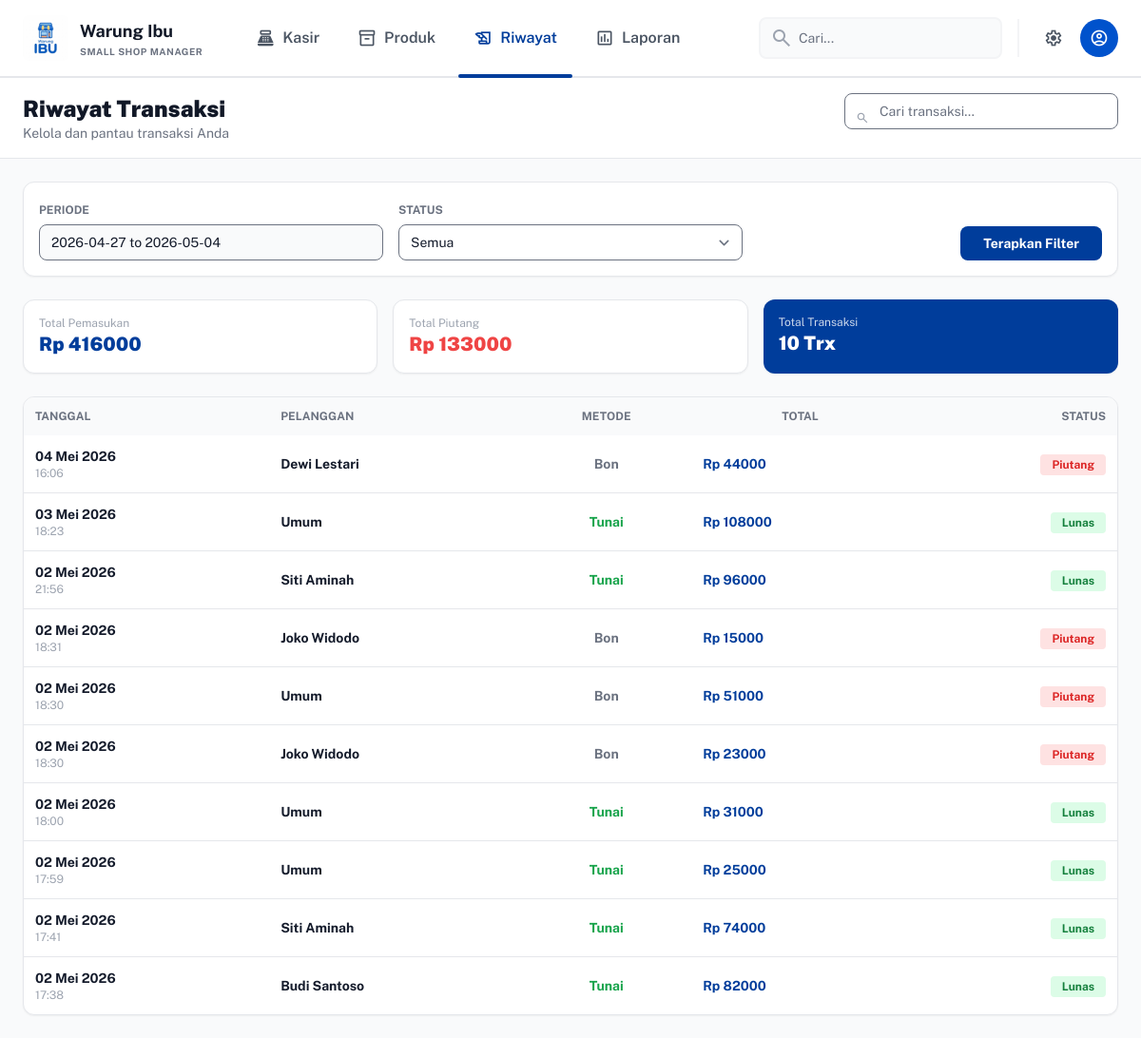
The page /riwayat/ on the database its author committed.
### core/models.py (models this page shows, shortened)
class Transaksi(models.Model):
    STATUS_CHOICES = (
        ('bayar', 'Bayar'),
        ('nanti', 'Nanti'),
    )
    tanggal = models.DateTimeField(default=timezone.now)
    customer = models.ForeignKey(Customer, on_delete=models.SET_NULL, null=True, blank=True)
    total = models.DecimalField(max_digits=12, decimal_places=0, default=0)
    status = models.CharField(max_length=10, choices=STATUS_CHOICES, default='bayar')
    def __str__(self):
        cust_name = self.customer.nama if self.customer else "Umum"
        return f"Trx {self.id} - {cust_name} - Rp{self.total}"

class Customer(models.Model):
    nama = models.CharField(max_length=100)
    no_hp = models.CharField(max_length=20, blank=True, null=True)

### core/views.py (the view, shortened to what this page needs)
# urls.py: path('riwayat/', views.riwayat_transaksi, name='riwayat'),
def riwayat_transaksi(request):
    today = timezone.localtime().date()
    status_filter = request.GET.get('status', 'semua')
    date_range_str = request.GET.get('date_range')
    transaksi = Transaksi.objects.all()
    if date_range_str and ' - ' in date_range_str:
        try:
            start_str, end_str = date_range_str.split(' - ')
            start = datetime.strptime(start_str, '%Y-%m-%d').date()
            end = datetime.strptime(end_str, '%Y-%m-%d').date()
        except ValueError:
            start = today - timedelta(days=7)
            end = today
            date_range_str = f"{start.strftime('%Y-%m-%d')} to {end.strftime('%Y-%m-%d')}"
    else:
        start = today - timedelta(days=7)
        end = today
        date_range_str = f"{start.strftime('%Y-%m-%d')} to {end.strftime('%Y-%m-%d')}"
    start_dt = timezone.make_aware(datetime.combine(start, datetime.min.time()))
    end_dt = timezone.make_aware(datetime.combine(end, datetime.max.time()))
    transaksi = transaksi.filter(tanggal__range=[start_dt, end_dt])
    print(transaksi)
    if status_filter == 'lunas':
        transaksi = transaksi.filter(status='bayar')
    elif status_filter == 'piutang':
        transaksi = transaksi.filter(status='nanti')
    transaksi = transaksi.order_by('-tanggal')
    total_pemasukan = transaksi.filter(status='bayar').aggregate(Sum('total'))['total__sum'] or 0
    total_piutang = transaksi.filter(status='nanti').aggregate(Sum('total'))['total__sum'] or 0
    context = {
        'transaksi_list': transaksi ,
        'total_pemasukan': total_pemasukan,
        'total_piutang': total_piutang,
        'status_filter': status_filter,
        'date_range': date_range_str,
        'total_transaksi': transaksi.count(),
    }
    return render(request, 'riwayat.html', context)

### templates/riwayat.html (shortened to what this page needs)
{% extends 'base.html' %}
{% block content %}
<div class="flex-1 overflow-hidden flex flex-col">
    <div class="bg-white border-b px-6 py-4">
        <div class="max-w-[1440px] mx-auto flex flex-col md:flex-row justify-between gap-4">
            <div>
                <h1 class="text-2xl font-black text-gray-900">Riwayat Transaksi</h1>
                <p class="text-sm text-gray-500">Kelola dan pantau transaksi Anda</p>
            </div>
            <div class="relative w-full md:w-72">
                <span class="absolute inset-y-0 left-0 pl-3 flex items-center text-gray-400">
                    <span class="material-symbols-outlined text-sm">search</span>
                </span>
                <input class="pl-9 pr-3 py-2 border rounded-lg focus:border-primary outline-none text-sm w-full"
                    placeholder="Cari transaksi..." type="text"/>
            </div>
        </div>
    </div>
    <main class="flex-1 overflow-y-auto p-6 bg-gray-50">
        <div class="max-w-[1440px] mx-auto space-y-6">
            <div class="bg-white p-4 rounded-xl border shadow-sm">
                <form method="GET" action="{% url 'riwayat' %}" class="grid md:grid-cols-3 gap-4 items-end">
                    <div>
                        <label class="text-xs font-bold text-gray-500 uppercase">Periode</label>
                        <input
                            id="date-range-picker"
                            name="date_range"
                            type="text"
                            value="{{ date_range }}"
                            data-coreui-toggle="date-range-picker"
                            data-coreui-locale="id-ID"
                            class="mt-1 w-full px-3 py-2 border rounded-lg text-sm bg-gray-50"
                            placeholder="Pilih tanggal">
                    </div>
                    <div>
                        <label class="text-xs font-bold text-gray-500 uppercase">Status</label>
                        <select name="status" class="mt-1 w-full px-3 py-2 border rounded-lg text-sm">
                            <option value="semua" {% if status_filter == 'semua' %}selected{% endif %}>Semua</option>
                        </select>
                    </div>
                    <div class="flex md:justify-end">
                        <button type="submit"
                            class="bg-primary text-white px-6 py-2 rounded-lg text-sm font-bold hover:bg-primary/90 transition w-full md:w-auto">
                            Terapkan Filter
                        </button>
                    </div>
                </form>
            </div>
            <div class="grid md:grid-cols-3 gap-4">
                <div class="bg-white p-4 rounded-xl border shadow-sm">
                    <p class="text-xs text-gray-400">Total Pemasukan</p>
                    <h3 class="text-xl font-black text-primary">Rp {{ total_pemasukan|floatformat:0 }}</h3>
                </div>
                <div class="bg-white p-4 rounded-xl border shadow-sm">
                    <p class="text-xs text-gray-400">Total Piutang</p>
                    <h3 class="text-xl font-black text-red-500">Rp {{ total_piutang|floatformat:0 }}</h3>
                </div>
                <div class="bg-primary text-white p-4 rounded-xl shadow-sm">
                    <p class="text-xs opacity-80">Total Transaksi</p>
                    <h3 class="text-xl font-black">{{ total_transaksi }} Trx</h3>
                </div>
            </div>
            <div class="bg-white rounded-xl border shadow-sm overflow-hidden">
                <div class="overflow-x-auto">
                    <table class="w-full text-sm">
                        <thead class="bg-gray-50 text-gray-500 text-xs uppercase">
                            <tr>
                                <th class="p-3 text-left">Tanggal</th>
                                <th class="p-3 text-left">Pelanggan</th>
                                <th class="p-3">Metode</th>
                                <th class="p-3">Total</th>
                                <th class="p-3 text-right">Status</th>
                            </tr>
                        </thead>
                        <tbody class="divide-y">
                            {% for trx in transaksi_list %}
                            <tr class="hover:bg-gray-50">
                                <td class="p-3">
                                    <div class="font-bold">{{ trx.tanggal|date:"d M Y" }}</div>
                                    <div class="text-xs text-gray-400">{{ trx.tanggal|date:"H:i" }}</div>
                                </td>
                                <td class="p-3 font-bold">
                                    {% if trx.customer %}{{ trx.customer.nama }}{% else %}Umum{% endif %}
                                </td>
                                <td class="p-3 text-center">
                                    {% if trx.status == 'bayar' %}
                                        <span class="text-green-600 font-bold">Tunai</span>
                                    {% else %}
                                        <span class="text-gray-500 font-bold">Bon</span>
                                    {% endif %}
                                </td>
                                <td class="p-3 font-bold text-primary">
                                    Rp {{ trx.total|floatformat:0 }}
                                </td>
                                <td class="p-3 text-right">
                                    {% if trx.status == 'bayar' %}
                                        <span class="bg-green-100 text-green-700 px-3 py-1 rounded text-xs font-bold">Lunas</span>
                                    {% else %}
                                        <span class="bg-red-100 text-red-600 px-3 py-1 rounded text-xs font-bold">Piutang</span>
                                    {% endif %}
                                </td>
                            </tr>
                            {% empty %}
                            <tr>
                                <td colspan="5" class="text-center p-6 text-gray-400">
                                    Tidak ada data transaksi
                                </td>
                            </tr>
                            {% endfor %}
                        </tbody>
                    </table>
                </div>
            </div>
        </div>
    </main>
</div>
{% endblock %}

### templates/base.html (style rules this page uses)
body { font-family: "Public Sans", sans-serif; }
.material-symbols-outlined { font-variation-settings: "FILL" 0, "wght" 400, "GRAD" 0, "opsz" 24; }

### rows shown on the page
Transaksi: tanggal "04 Mei 2026", tanggal "16:06", customer.nama "Dewi Lestari", status "Bon", total "44000"
Transaksi: tanggal "03 Mei 2026", tanggal "18:23", shows "Umum", status "Tunai", total "108000"
Transaksi: tanggal "02 Mei 2026", tanggal "21:56", customer.nama "Siti Aminah", status "Tunai", total "96000"
Transaksi: tanggal "02 Mei 2026", tanggal "18:31", customer.nama "Joko Widodo", status "Bon", total "15000"
Transaksi: tanggal "02 Mei 2026", tanggal "18:30", shows "Umum", status "Bon", total "51000"
Transaksi: tanggal "02 Mei 2026", tanggal "18:30", customer.nama "Joko Widodo", status "Bon", total "23000"
Transaksi: tanggal "02 Mei 2026", tanggal "18:00", shows "Umum", status "Tunai", total "31000"
Transaksi: tanggal "02 Mei 2026", tanggal "17:59", shows "Umum", status "Tunai", total "25000"
Transaksi: tanggal "02 Mei 2026", tanggal "17:41", customer.nama "Siti Aminah", status "Tunai", total "74000"
Transaksi: tanggal "02 Mei 2026", tanggal "17:38", customer.nama "Budi Santoso", status "Tunai", total "82000"

### other values the page prints
{{ total_pemasukan|floatformat:0 }} "416000"
{{ total_piutang|floatformat:0 }} "133000"
{{ total_transaksi }} "10"
